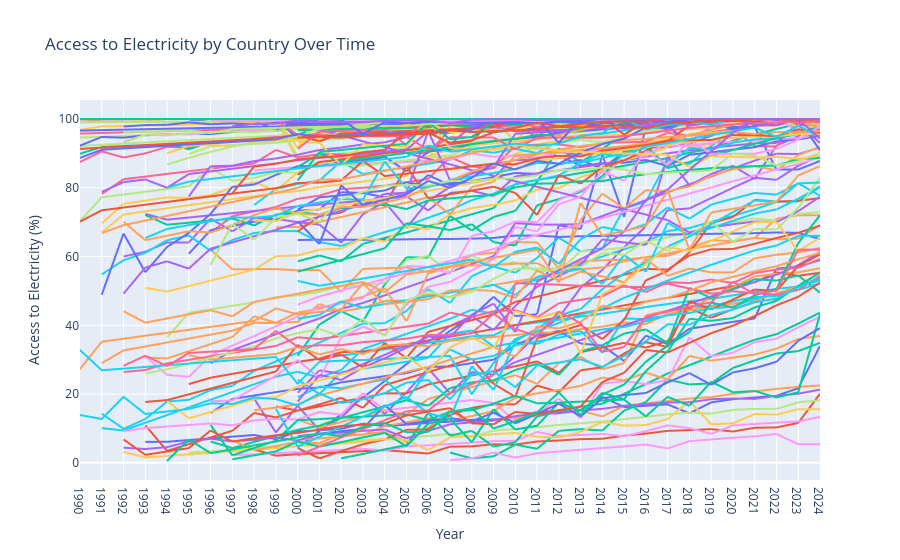

Notebook code for this chart:
### Code cell
import plotly.express as px

data = electricity.set_index("Country Name").loc[:, "1990":"2024"].T

fig = px.line(data, title="Access to Electricity by Country Over Time")

fig.update_layout(
    xaxis_title="Year", yaxis_title="Access to Electricity (%)", showlegend=False
)

fig.show()
